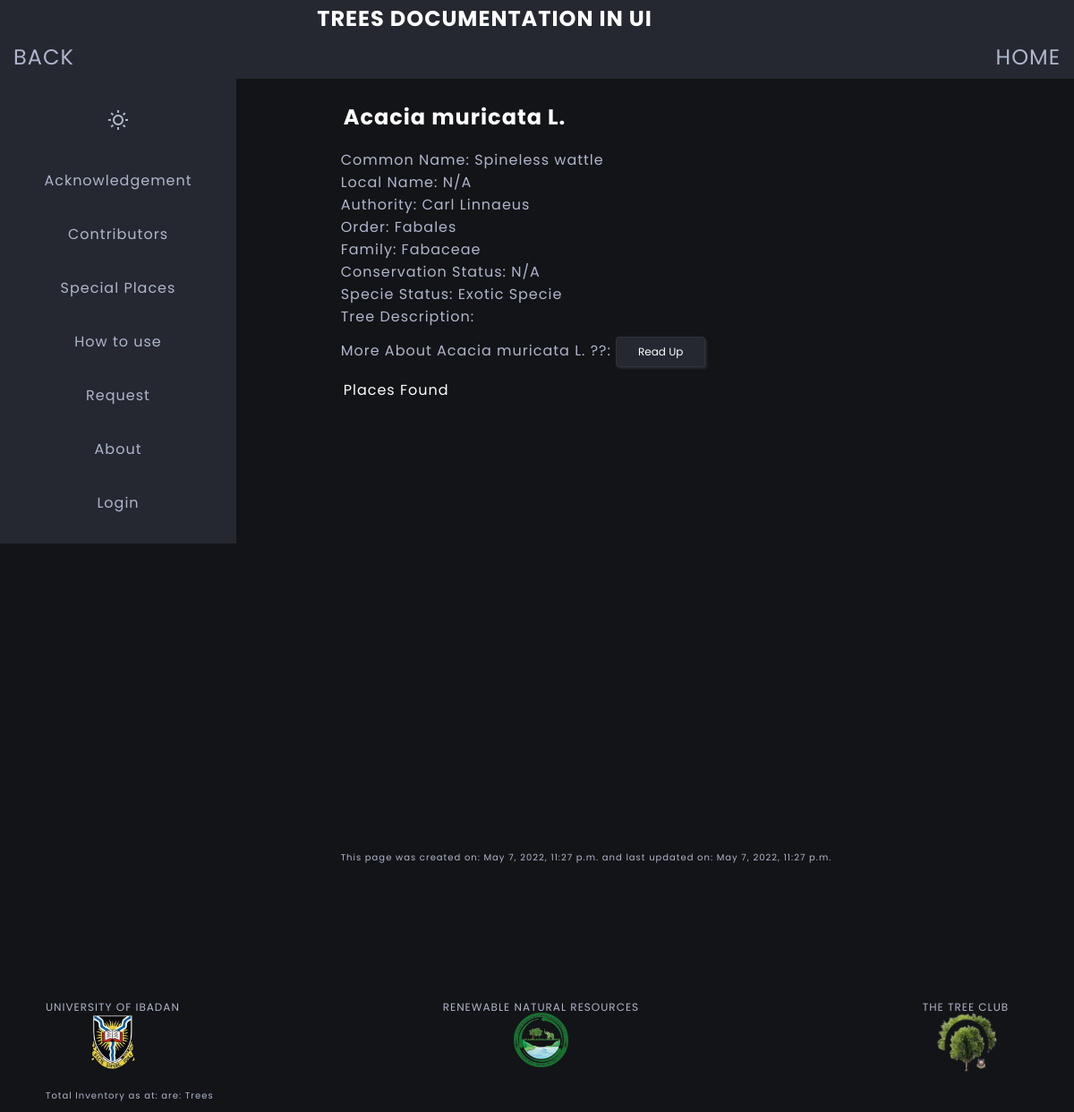
The app's page /tree-details/1/ with its own data.
### trees/models.py (models this page shows)
class Tree(models.Model):
    scientific_name = models.CharField(
        max_length=100,
        help_text='Enter Generic, Specific and Author',
        validators=[MinLengthValidator(3, 'Must be greater than 3')],
        null=False
    )
    genus_specie = models.CharField(
        max_length=100,
        default='',
        help_text='Enter Generic and Specific name',
        validators=[MinLengthValidator(3, 'Must be greater than 3')],
        null=False
    )
    authority = models.ForeignKey(Authority, on_delete=models.SET_NULL, null=True)
    common_name = models.CharField(max_length=50, default='------')
    local_name = models.CharField(max_length=50, default='------')
    conservation_status = models.ForeignKey(ConservationStatus, on_delete=models.SET_NULL, null=True)
    specie_status = models.ForeignKey(SpecieStatus, on_delete=models.SET_NULL, null=True)
    tree_order = models.ForeignKey(Order, on_delete=models.SET_NULL, null=True)
    tree_family = models.ForeignKey(Family, on_delete=models.SET_NULL, null=True)
    tree_description = models.TextField()
    reference = models.URLField(max_length=200, default='https://powo.science.kew.org')
    pharmacological_details = models.TextField(blank=True, null=True)
    last_updated = models.DateTimeField(auto_now=True)
    created = models.DateTimeField(auto_now_add=True)
    class Meta:
        ordering = ['scientific_name']
    def __str__(self):
        return self.scientific_name

class Authority(models.Model):
    tree_authority = models.CharField(max_length=100)
    def __str__(self):
        return self.tree_authority

class Order(models.Model):
    tree_order = models.CharField(max_length=50)
    def __str__(self):
        return self.tree_order

class Family(models.Model):
    tree_family = models.CharField(max_length=50)
    def __str__(self):
        return self.tree_family

class ConservationStatus(models.Model):
    tree_status = models.CharField(max_length=50)
    def __str__(self):
        return self.tree_status

class SpecieStatus(models.Model):
    specie_status = models.CharField(max_length=20)
    def __str__(self):
        return self.specie_status

### home/views.py (the view)
# urls.py: path('tree-details/<int:pk>/', views.TreeDetails.as_view(), name='tree-details'),
class TreeDetails(View):
    template_name = 'home/tree_details.html'
    def get(self, request, pk):
        tree_info = Tree.objects.get(id=pk)
        tree_locations = Upload.objects.filter(tree_name__scientific_name=tree_info.scientific_name)
        paginator = Paginator(tree_locations, 30)
        page_number = request.GET.get('page', 1)
        try:
            page_obj = paginator.page(page_number)
        except PageNotAnInteger:
            page_obj = paginator.page(1)
        except EmptyPage:
            page_obj = paginator.page(paginator.num_pages)
        context = {
            'tree_info': tree_info,
            'tree_location': page_obj
        }
        return render(request, self.template_name, context)

### home/templates/home/tree_details.html (shortened to what this page needs)
{% extends 'base/base.html' %}
{% load static %}
{% block content %}
<div class="flex-container">
  <div class="detail-container" id="detail-container" style="display: block;">
    <div>
      <div class="flex tree-details">
         <h2 class="heading">{{ tree_info.scientific_name }} </h2>
        <ul>
        <li> Common Name: {{ tree_info.common_name }}</li>
        <li> Local Name: {{ tree_info.local_name }}</li>
        <li> Authority: {{ tree_info.authority }}</li>
        <li> Order: {{ tree_info.tree_order }}</li>
        <li> Family: {{ tree_info.tree_family }}</li>
        <li> Conservation Status: {{ tree_info.conservation_status }}</li>
        <li> Specie Status: {{ tree_info.specie_status }}</li>
        <li> Tree Description: {{ tree_info.tree_description }}</li>
        {% if tree_info.reference %}
        <li class="font"> More About {{ tree_info }} ??:
          <span>
            <button class="read-more">
              <a href="{{ tree_info.reference }}" >Read Up</a>
            </button>
          </span>
        </li>
        {% endif %}
        </ul>
      </div>
    </div>
    <div>
      <div class="search-result">
        <div class="heading">Places Found</div>
      </div>
    </div>
  </div>
    <div id="time-created-updated">
        <p>This page was created on: {{ tree_info.created }} and last updated on: {{ tree_info.last_updated }}</p>
    </div>
</div>
{% endblock %}

### static/styles/style2.css (style rules this page uses)
:root { --light-color: #fff; --light-color-alt: #afb6cd; --primary-background-color: #131417; --secondary-background-color: #252830; --hover-light-color: var(--light-color); --hover-dark-color: var(--primary-background-color); --gradient-color: linear-gradient( 115deg,#4fcf70,#fad648,#a767e5,#12bcfe,#44ce7b); --transparent-light-color: rgba(255,255,255,.05); --transparent-dark-color: rgba(0,0,0,.75); --font-family: 'Poppins', sans-serif; --font-size-xxsm: 1.0rem; --font-size-xsm: 1.2rem; --font-size-sm: 1.6rem; --font-size-md: 2.4rem; --font-size-lg: 3rem; --font-size-xl: 4rem; --gap: 1rem; --margin-sm: 2rem; --margin-md: 3rem; --margin-lg: 5rem; --item-min-height-sm: 20rem; --item-min-height-md: 30rem; }
* { margin: 0; padding: 0; box-sizing: border-box; }
html { font-size: 62.5%; }
body { font-family: var(--font-family); font-size: var(--font-size-sm); color: var(--light-color-alt); background-color: var(--primary-background-color); letter-spacing: 1px; padding: 5px; margin-left: 0.1rem; transition: background-color .35s ease-in-out, color .3s ease-in-out; }
a { color: inherit; text-decoration: none; }
input, button, textarea, select { font: inherit; color: inherit; padding: 1.5rem; border: 1px solid var(--transparent-light-color); background-color: transparent; }
button { width: 8rem; background-color: var(--secondary-background-color); border-radius: 4px; }
li { list-style-position: inside; list-style-type: none; }
.flex { display: flex; justify-content: space-between; }
.heading { width: 90%; padding: 0.3rem; margin-bottom: 0.5rem; color: var(--light-color); }
.search-result { min-height: 60vh; }
.tree-details { flex-direction: column; gap: var(--gap); }
button.read-more { width: 10rem; padding: 0.7rem; margin: 10px 0; border-radius: 4px; box-shadow: 2px 2px 2px var(--secondary-background-color); color: var(--light-color); font-size: var(--font-size-xsm); }
#time-created-updated { font-size: var(--font-size-xxsm); margin-top: var(--margin-lg); }
@media screen and (min-width: 800px) { body { padding: 1rem 5rem; } }
@media screen and (min-width: 800px) { #detail-container { grid-template-columns: repeat(2, 1fr); } }

### records on screen
Tree: scientific_name "Acacia muricata L.", common_name "Spineless wattle", local_name "N/A", authority "Carl Linnaeus", tree_order "Fabales", tree_family "Fabaceae", conservation_status "N/A", specie_status "Exotic Specie", created "May 7, 2022, 11:27 p.m.", last_updated "May 7, 2022, 11:27 p.m."
